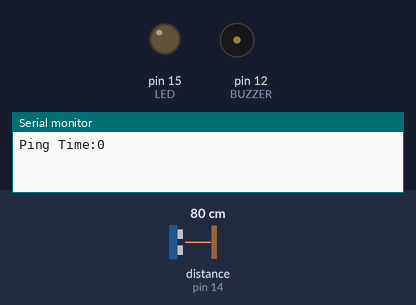
Bench run of a sketch on a simulated Arduino Uno, built with avr-gcc and run on an emulated ATmega328P. On the bench: output pins drawn as LEDs (lit = HIGH), buzzer (waves = sounding, pin HIGH), the last lines printed to the serial monitor. Wiring (inferred from the names in the program): ultrasonic range finder: trigger pin 13; echo pin 14. The test bench sets the inputs (shaded band); at power-on: distance to the obstacle (sensor on pin 14) 80 cm. The echo pulse lasts 58.3 µs per cm; pins used as bus, display or sensor lines are not drawn.

Above: at 0.25 s.
At 2.0 s:
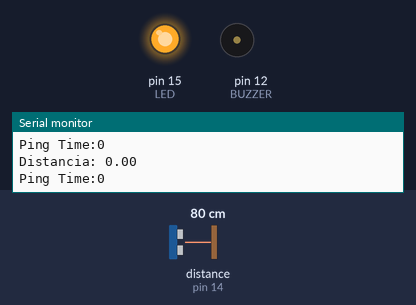
Timing chart, 0 to 40.0 s (numbered marks = the images above):
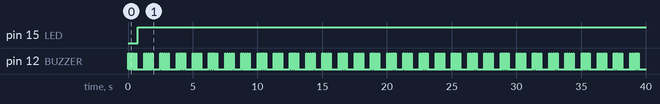

Measured:
- by itself, pin 15 (LED): LOW → HIGH at 0.75 s
- by itself, pin 12 (BUZZER): repeats every 1.3 s: 4 × (LOW 0.10 s, HIGH 0.05 s), LOW 0.60 s, HIGH 0.05 s

The sketch:

19_ultrasonido_buzzer.ino
```cpp
#define TRG 13
#define ECHO 14
#define LED 15
#define MAX_DIST 700 //cm
#define BUZZER 12

float distancia = 0.0;
float timeOut = MAX_DIST * 60;
int velSonido = 340;

int valorLed = 0;

int intervalos[] = {10,20,30,40,50,60,70,80,90,100};

void setup() {
  Serial.begin(115200);
  pinMode(TRG, OUTPUT);
  pinMode(ECHO, INPUT);
  pinMode(LED, OUTPUT);
  pinMode(BUZZER, OUTPUT);

}

void loop() {
  int umbral;

  distancia = getSonar();
  umbral = getIntervalo(distancia);
  if(umbral <= 100){
    pitar(umbral);
  }

  valorLed = 255 - map(distancia,0,300,0,255);

  analogWrite(LED, valorLed);

  Serial.println("Distancia: " + String(distancia));
  delay(500);
}

float getSonar(){
  unsigned long int pingTime = 0;
  float dist = 0.0;

  digitalWrite(TRG, HIGH);
  delayMicroseconds(10);
  digitalWrite(TRG, LOW);

  pingTime = pulseIn(ECHO, HIGH, timeOut);
  Serial.println("Ping Time:" + String(pingTime));

  dist = (float)pingTime * velSonido / 2 / 10000;
  return dist; // en cm

}

int getIntervalo(float lejos){
  int salida = 1000;
  for(int i = 0; i<10; i++){
    if (lejos < intervalos[i]) {
      salida = intervalos[i];
      break;
    }
  }
  return salida;
}

void pitar(int umbral){
  for (int i=0; i<5; i++) {
    digitalWrite(BUZZER, HIGH);
    delay(50);
    digitalWrite(BUZZER, LOW);
    delay(10*umbral);
  }
}
```
